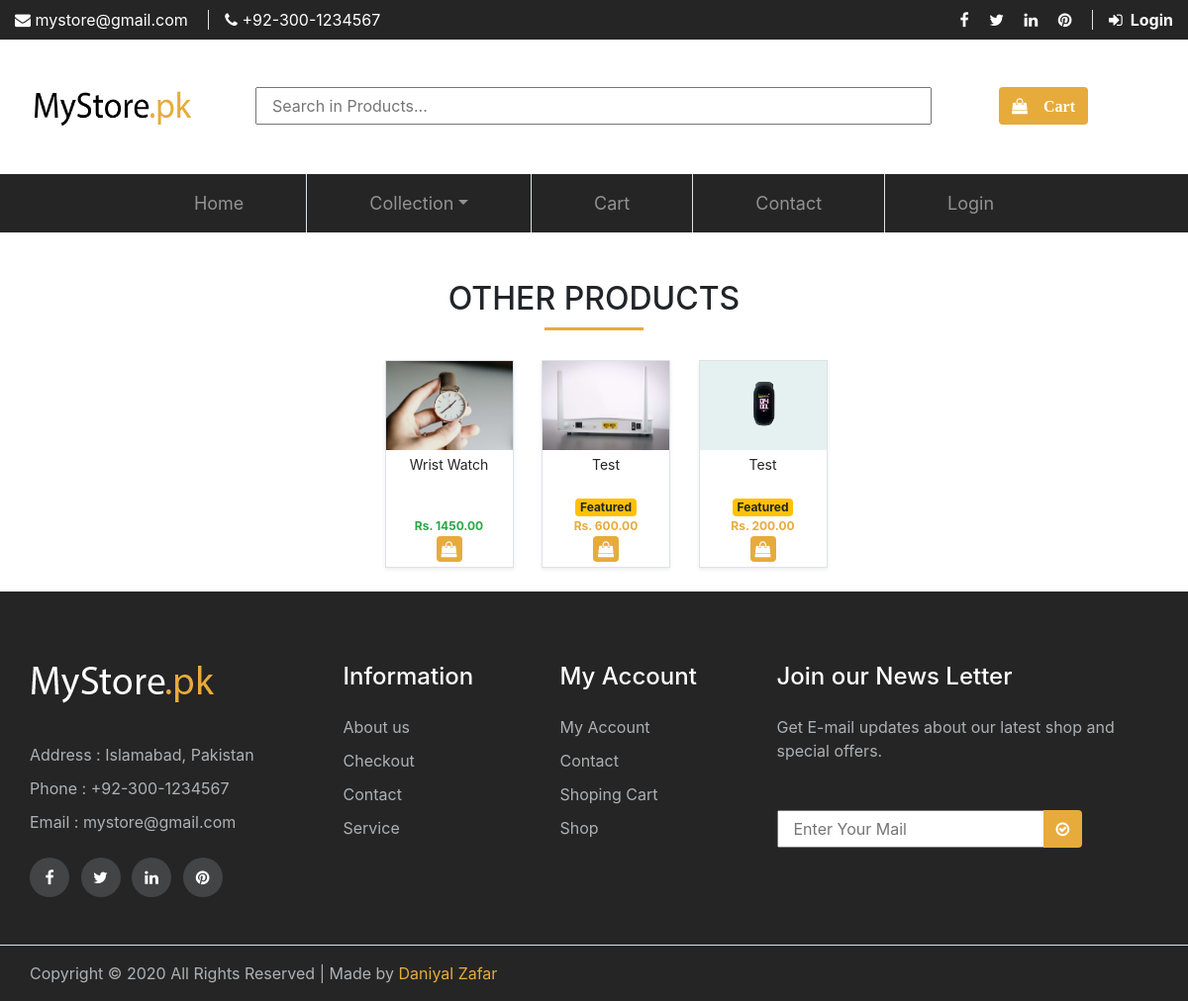
/other_items.php, run on the app's committed database.
### tables this page shows
CREATE TABLE `product` (
  `pid` int(10) NOT NULL,
  `pname` varchar(30) NOT NULL,
  `pcategory` int(10) NOT NULL,
  `pprice` double(10,2) NOT NULL,
  `psprice` double(10,2) DEFAULT NULL,
  `pquantity` int(10) NOT NULL,
  `pfeatured` int(20) NOT NULL,
  `psdescription` varchar(50) NOT NULL,
  `pldescription` text NOT NULL,
  `pmain_image` varchar(50) NOT NULL,
  `gallery_images` varchar(1000) NOT NULL
);

### other_items.php (the view, shortened to what this page needs)
<!DOCTYPE html>
<html lang="en">
<head>
    <?php include_once "./links.php" ?>
</head>
<body>
    <?php include_once "./header.php" ?>
    <div class="insta-heading">
        <h2 class="text-center mt-5">OTHER PRODUCTS</h2>
    </div>
    <section class="products">
        <div class="container text-center">
            <div class="products-display">
                <?php
                include 'config.php';
                $sql = "SELECT * FROM product JOIN productcategory WHERE product.pcategory = 4 group by pid";
                $result = mysqli_query($conn, $sql) or die("Query Unsuccessful !");
                if (mysqli_num_rows($result) > 0) {
                    while ($row = mysqli_fetch_assoc($result)) {
                ?>
                        <div class="shop_card border shadow-sm ml-md-4 mb-4 d-inline-block">
                            <form action="savetoCart.php" id="cartform" class="form cart" method="POST" enctype="multipart/form-data">
                                <?php echo '<img class"img-fluid img-thumbnail" src="uploaded_Files/' . $row['pmain_image'] . '" ">' ?>
                                <div class="shop_card-body p-1">
                                    <div class="title">
                                        <a href="showProduct.php?id=<?php echo $row['pid']; ?>" class="shop_card-title m-0"><?php echo $row['pname']; ?></a>
                                    </div>
                                    <div class="d-block">
                                        <?php
                                        $tag = "";
                                        if ($row['pfeatured'] != 1) {
                                            $tag = "tag";
                                        }
                                        ?>
                                        <small class="badge badge-warning <?php echo $tag ?>">Featured</small>
                                        <?php
                                        if ($row['pfeatured'] != 3) {
                                        ?>
                                            <p class="shop_card-text m-0 secondary-color"><?php echo "Rs. " . $row['pprice']; ?></p>
                                        <?php
                                        } else {
                                        ?>
                                            <p class="shop_card-text m-0 text-success"><?php echo "Rs. " . $row['psprice']; ?></p>
                                        <?php
                                        }
                                        ?>
                                        <button type="submit" class="btn shop_card-btn py-0 px-1"><i class="fa fa-shopping-bag text-white" aria-hidden="true"></i></button>
                                    </div>
                                </div>
                            </form>
                        </div>
                <?php
                    }
                }
                ?>
            </div>
        </div>
    </section>
    <?php include_once "./footer.php" ?>
</body>
</html>

### style.css (style rules this page uses)
html,body { margin: 0px; padding: 0px; height: 100%; }
.secondary-color { color: #e7ab3c; }
.shop_card { width: 130px; height: 210px; }
.shop_card img { width: 128px; height: 90px; }
.title { height: 40px; }
.shop_card-title { display: block; text-decoration: none; font-size: 14px; color: #252525; }
.shop_card-body { height: 100px; }
.shop_card-text { font-size: 12px; font-weight: bold; }
.shop_card-btn { background-color: #e7ab3c; }
.insta-heading h2:after { background: #e7ab3c; content: ""; display: block; width: 100px; height: 3px; margin: 10px auto 30px auto; }

### data on the page
product: pmain_image (picture), pname "Wrist Watch", psprice "1450.00"
product: pmain_image (picture), pname "Test", pprice "600.00"
product: pmain_image (picture), pname "Test", pprice "200.00"
